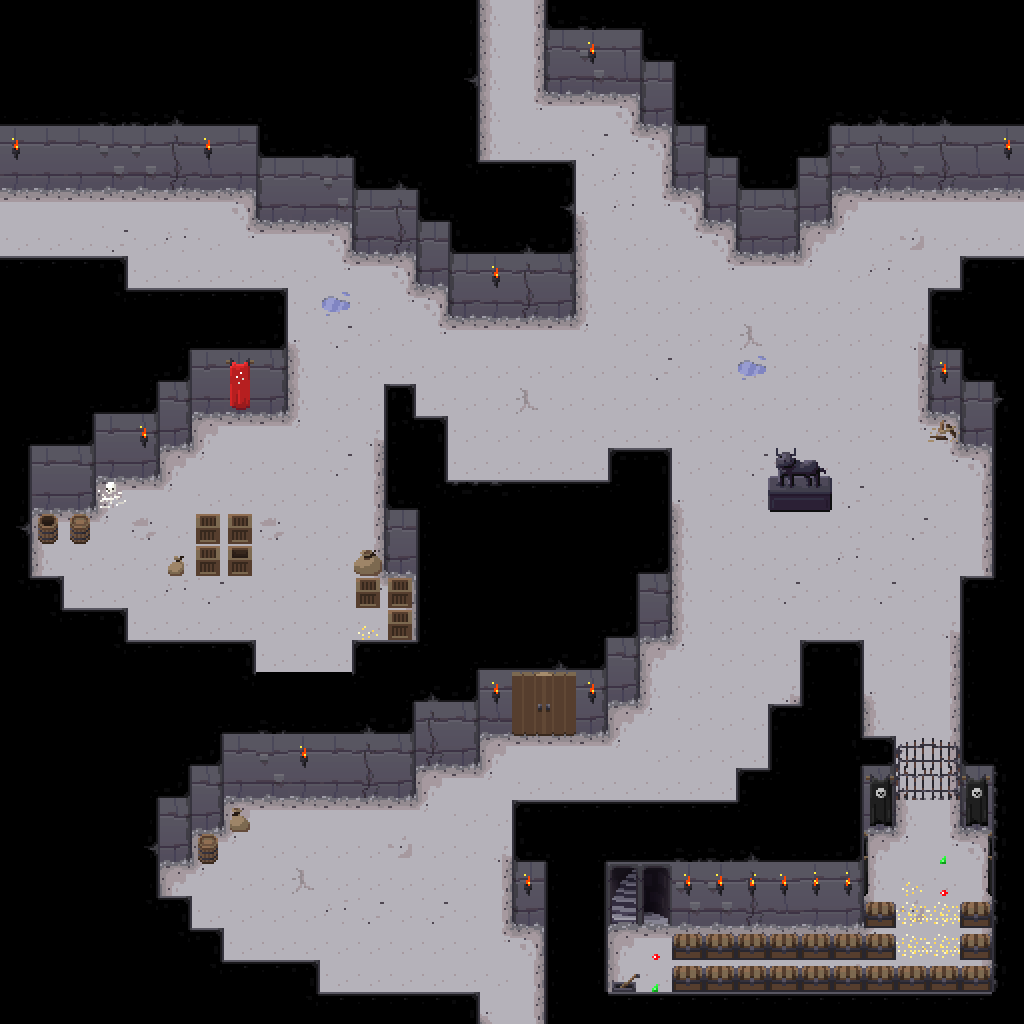

A level layout from a 2D game, rendered from its tile map. Below: a short description, then the map file with tile-grid data replaced by summaries:
An orthogonal 32x32 tile map with 32x32 px tiles, 4 tile layers (ground, walls, objects, tops) and 75 objects (17x light, 4x zombie, 2x secretGM, secretWall).

<map version="1.0" orientation="orthogonal" renderorder="right-down" width="32" height="32" tilewidth="32" tileheight="32" nextobjectid="76">
 <tileset firstgid="1" name="dungeon tileset calciumtrice" tilewidth="32" tileheight="32" tilecount="750">
  <image source="../textures/spritesheets/dungeon tileset calciumtrice.png" width="960" height="808" />
 </tileset>
 <layer name="ground" width="32" height="32">
  <data>[1024 cells, 1024 non-empty, 18 distinct tile ids]</data>
 </layer>
 <layer name="walls" width="32" height="32">
  <data>[1024 cells, 209 non-empty, 16 distinct tile ids]</data>
 </layer>
 <layer name="objects" width="32" height="32">
  <data>[1024 cells, 81 non-empty, 33 distinct tile ids]</data>
 </layer>
 <layer name="tops" width="32" height="32">
  <data>[1024 cells, 441 non-empty, 31 distinct tile ids]</data>
 </layer>
 <objectgroup name="colliderWalls">
  <object id="1" x="0" y="0" width="480" height="192" />
  <object id="2" x="352" y="192" width="224" height="64" />
  <object id="3" x="416" y="256" width="160" height="32" />
  <object id="4" x="448" y="288" width="128" height="32" />
  <object id="5" x="544" y="0" width="480" height="96" />
  <object id="6" x="640" y="96" width="384" height="32" />
  <object id="7" x="672" y="128" width="352" height="64" />
  <object id="8" x="704" y="192" width="128" height="32" />
  <object id="9" x="736" y="224" width="64" height="32" />
  <object id="10" x="0" y="288" width="128" height="32" />
  <object id="11" x="0" y="320" width="288" height="96" />
  <object id="12" x="0" y="416" width="192" height="32" />
  <object id="13" x="0" y="448" width="160" height="32" />
  <object id="14" x="0" y="480" width="96" height="64" />
  <object id="15" x="0" y="544" width="32" height="64" />
  <object id="16" x="0" y="608" width="64" height="32" />
  <object id="17" x="0" y="640" width="128" height="32" />
  <object id="18" x="0" y="672" width="256" height="32" />
  <object id="19" x="352" y="672" width="288" height="32" />
  <object id="20" x="0" y="800" width="256" height="32" />
  <object id="21" x="0" y="832" width="224" height="32" />
  <object id="22" x="0" y="864" width="160" height="64" />
  <object id="23" x="0" y="928" width="192" height="32" />
  <object id="24" x="0" y="960" width="224" height="32" />
  <object id="25" x="0" y="992" width="320" height="32" />
  <object id="26" x="192" y="512" width="64" height="32" />
  <object id="27" x="160" y="544" width="96" height="32" />
  <object id="28" x="960" y="288" width="64" height="32" />
  <object id="29" x="928" y="320" width="96" height="96" />
  <object id="30" x="960" y="416" width="64" height="32" />
  <object id="31" x="992" y="448" width="32" height="160" />
  <object id="32" x="960" y="608" width="64" height="160" />
  <object id="33" x="800" y="672" width="64" height="64" />
  <object id="34" x="768" y="768" width="256" height="32" />
  <object id="35" x="768" y="736" width="96" height="32" />
  <object id="36" x="736" y="800" width="288" height="32" />
  <object id="37" x="512" y="832" width="512" height="96" />
  <object id="38" x="544" y="928" width="480" height="96" />
  <object id="39" x="384" y="416" width="32" height="32" />
  <object id="40" x="384" y="448" width="64" height="32" />
  <object id="41" x="384" y="480" width="64" height="32" />
  <object id="42" x="608" y="480" width="64" height="32" />
  <object id="43" x="384" y="512" width="288" height="32" />
  <object id="44" x="352" y="544" width="320" height="64" />
  <object id="45" x="384" y="608" width="288" height="32" />
  <object id="46" x="416" y="640" width="224" height="32" />
  <object id="47" x="768" y="480" width="64" height="32" />
  <object id="48" x="0" y="704" width="256" height="96" />
  <object id="49" x="352" y="704" width="128" height="64" />
  <object id="50" x="352" y="768" width="64" height="32" />
  <object id="51" name="secretWall" x="256" y="704" width="96" height="96" />
  <object id="75" x="480" y="704" width="128" height="32" />
 </objectgroup>
 <objectgroup name="lights">
  <object id="52" name="light" x="992" y="128" width="32" height="32" />
  <object id="53" name="light" x="0" y="128" width="32" height="32" />
  <object id="54" name="light" x="576" y="32" width="32" height="32" />
  <object id="55" name="light" x="192" y="128" width="32" height="32" />
  <object id="56" name="light" x="480" y="256" width="32" height="32" />
  <object id="57" name="light" x="128" y="416" width="32" height="32" />
  <object id="58" name="light" x="928" y="352" width="32" height="32" />
  <object id="59" name="light" x="576" y="672" width="32" height="32" />
  <object id="60" name="light" x="480" y="672" width="32" height="32" />
  <object id="61" name="light" x="288" y="736" width="32" height="32" />
  <object id="62" name="light" x="512" y="864" width="32" height="32" />
  <object id="63" name="light" x="672" y="864" width="32" height="32" />
  <object id="64" name="light" x="704" y="864" width="32" height="32" />
  <object id="65" name="light" x="736" y="864" width="32" height="32" />
  <object id="66" name="light" x="768" y="864" width="32" height="32" />
  <object id="67" name="light" x="800" y="864" width="32" height="32" />
  <object id="68" name="light" x="832" y="864" width="32" height="32" />
  <object id="69" name="secretGM" x="288" y="768" width="32" height="32" />
  <object id="70" name="secretGM" x="288" y="640" width="32" height="32" />
 </objectgroup>
 <objectgroup name="monsters">
  <object id="71" name="zombie" x="224" y="224" width="32" height="32" />
  <object id="72" name="zombie" x="896" y="832" width="32" height="32" />
  <object id="73" name="zombie" x="672" y="384" width="32" height="32" />
  <object id="74" name="zombie" x="224" y="416" width="32" height="32" />
 </objectgroup>
</map>
